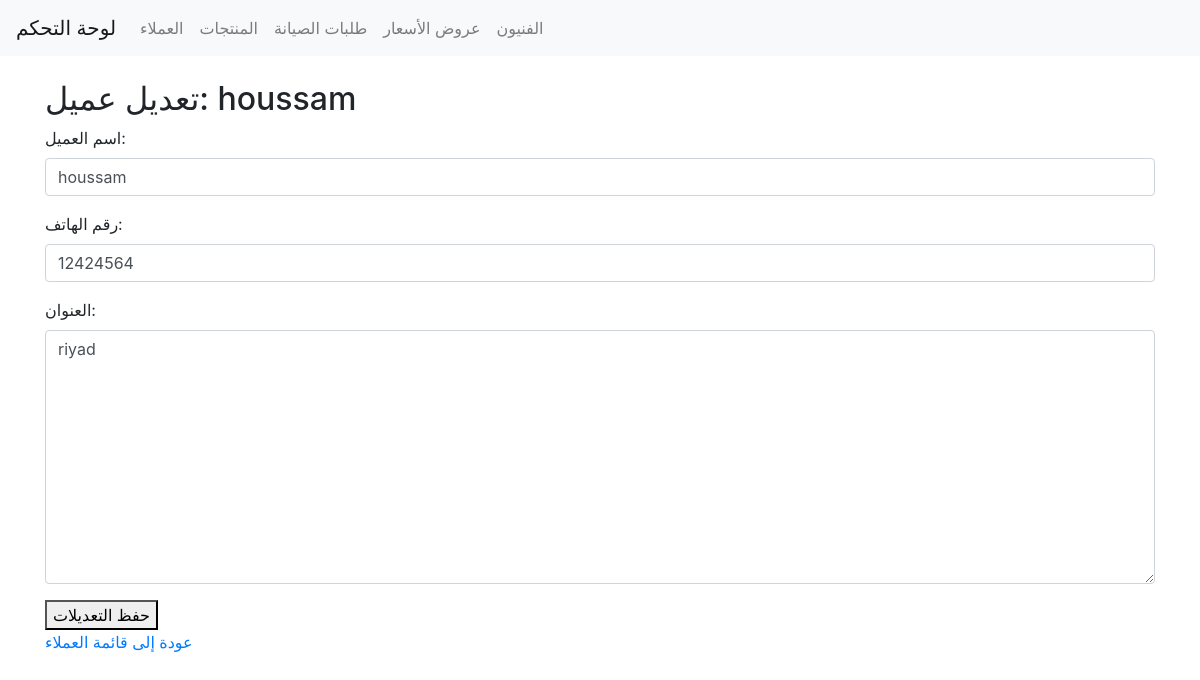
The page /clients/edit/1/ on the database its author committed.
### core/models.py (models this page shows, shortened)
class Client(models.Model):
    name = models.CharField(max_length=100, verbose_name='اسم العميل')
    phone_number = models.CharField(max_length=15, verbose_name='رقم الهاتف')
    address = models.TextField(verbose_name='العنوان')

### core/views.py (the view)
# urls.py: path('clients/edit/<int:client_id>/', edit_client, name='edit_client'),  # رابط تعديل عميل
def edit_client(request, client_id):
    client = get_object_or_404(Client, id=client_id)
    if request.method == 'POST':
        form = ClientForm(request.POST, instance=client)
        if form.is_valid():
            form.save()
            return redirect('client_list')
    else:
        form = ClientForm(instance=client)
    return render(request, 'core/edit_client.html', {'form': form, 'client': client})

### core/forms.py
class ClientForm(forms.ModelForm):
    class Meta:
        model = Client
        fields = ['name', 'phone_number', 'address']
        widgets = {
            'name': forms.TextInput(attrs={'class': 'form-control'}),
            'phone_number': forms.TextInput(attrs={'class': 'form-control'}),
            'address': forms.Textarea(attrs={'class': 'form-control'}),
        }

### core/templates/core/edit_client.html (shortened to what this page needs)
{% extends 'core/base.html' %}
{% block content %}
<h2>تعديل عميل: {{ client.name }}</h2>
<form method="post">
    {{ form.as_p }}
    <button type="submit">حفظ التعديلات</button>
</form>
<a href="{% url 'client_list' %}">عودة إلى قائمة العملاء</a>
{% endblock %}

### rows shown on the page
Client: name "houssam", phone_number "12424564", address "riyad"
